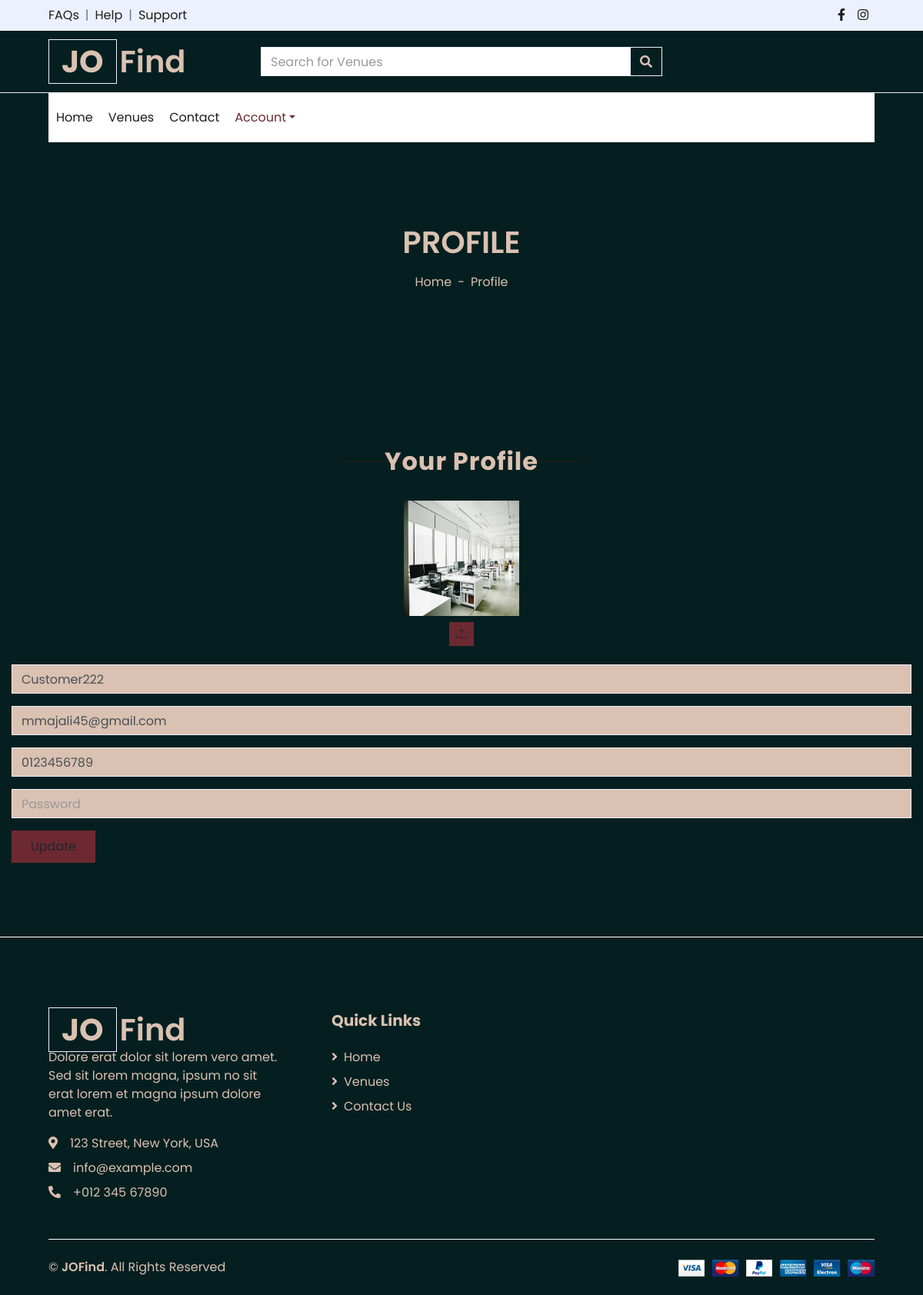
/Site/Profile.php (signed in), run on the app's committed database.
### tables this page shows
CREATE TABLE `users` (
  `id` int(11) NOT NULL,
  `type_id` int(11) NOT NULL,
  `name` varchar(250) NOT NULL,
  `email` varchar(250) NOT NULL,
  `password` varchar(250) NOT NULL,
  `phone` varchar(250) NOT NULL,
  `image` varchar(250) DEFAULT NULL,
  `active` int(11) NOT NULL DEFAULT 1,
  `created_at` timestamp NOT NULL DEFAULT current_timestamp()
);

### Site/Profile.php (the view, shortened to what this page needs)
<?php
include "../Connect.php";
$C_ID = $_SESSION['C_Log'];
if ($C_ID) {
    $sql1 = mysqli_query($con, "select * from users where id='$C_ID'");
    $row1 = mysqli_fetch_array($sql1);
    $name = $row1['name'];
    $email = $row1['email'];
    $phone = $row1['phone'];
    $phone = $row1['phone'];
    $image = $row1['image'];
}
?>
<!DOCTYPE html>
<html lang="en">
<head>
    <link href="https://cdnjs.cloudflare.com/ajax/libs/font-awesome/5.10.0/css/all.min.css" rel="stylesheet">
    <link href="lib/owlcarousel/assets/owl.carousel.min.css" rel="stylesheet">
    <link
      href="../assets/vendor/bootstrap-icons/bootstrap-icons.css"
      rel="stylesheet"
    />
    <link href="css/style.css" rel="stylesheet">
</head>
<body style="background-color: #051F20 !important;">
    <div class="container-fluid">
        <div class="row bg-secondary py-2 px-xl-5">
            <div class="col-lg-6 d-none d-lg-block">
                <div class="d-inline-flex align-items-center">
                    <a class="text-dark" href="">FAQs</a>
                    <span class="text-muted px-2">|</span>
                    <a class="text-dark" href="">Help</a>
                    <span class="text-muted px-2">|</span>
                    <a class="text-dark" href="">Support</a>
                </div>
            </div>
            <div class="col-lg-6 text-center text-lg-right">
                <div class="d-inline-flex align-items-center">
                    <a class="text-dark px-2" href="">
                        <i class="fab fa-facebook-f"></i>
                    </a>
                    <a class="text-dark px-2" href="">
                        <i class="fab fa-instagram"></i>
                    </a>
                </div>
            </div>
        </div>
        <div class="row align-items-center py-3 px-xl-5">
            <div class="col-lg-3 d-none d-lg-block">
            <a href="./index.php" class="text-decoration-none">
                    <h1 style="color: #DAC1B1 !important;" class="m-0 display-5 font-weight-semi-bold"><span class="text-primary font-weight-bold border px-3 mr-1">JO</span>Find</h1>
                </a>
            </div>
            <div class="col-lg-6 col-6 text-left">
                <form action="./Venues.php" method="POST">
                    <div class="input-group">
                        <input type="text" name="venue" class="form-control" placeholder="Search for Venues">
                        <div class="input-group-append">
                            <button type="Submit" name="Submit" class="input-group-text bg-transparent text-primary">
                                <i class="fa fa-search"></i>
                            </button>
                        </div>
                    </div>
                </form>
            </div>
        </div>
    </div>
    <div class="container-fluid">
        <div class="row border-top px-xl-5">
            <div class="col-lg-12">
                <nav class="navbar navbar-expand-lg bg-light navbar-light py-3 py-lg-0 px-0">
                    <div class="collapse navbar-collapse justify-content-between" id="navbarCollapse">
                        <div class="navbar-nav mr-auto py-0">
                        <a href="index.php" class="nav-item nav-link ">Home</a>
                            <a href="Venues.php" class="nav-item nav-link ">Venues</a>
                            <a href="contact.php" class="nav-item nav-link ">Contact</a>
                            <?php
if ($C_ID) {?>
                            <div class="nav-item dropdown">
                                <a href="#" class="nav-link dropdown-toggle active" data-toggle="dropdown">Account</a>
                            </div>
                            <?php }
?>
                        </div>
                    </div>
                </nav>
            </div>
        </div>
    </div>
    <div style="background-color: #051F20 !important;" class="container-fluid bg-secondary mb-5">
        <div class="d-flex flex-column align-items-center justify-content-center" style="min-height: 300px">
            <h1 style="color: #DAC1B1 !important;" class="font-weight-semi-bold text-uppercase mb-3">Profile</h1>
            <div class="d-inline-flex">
                <p style="color: #DAC1B1 !important;" class="m-0"><a style="color: #DAC1B1 !important;" href="">Home</a></p>
                <p style="color: #DAC1B1 !important;" class="m-0 px-2">-</p>
                <p style="color: #DAC1B1 !important;" class="m-0">Profile</p>
            </div>
        </div>
    </div>
    <div class="container-fluid pt-5">
        <div class="text-center mb-4">
            <h2 style="color: #DAC1B1 !important;" class="section-title px-5"><span style="background: none;" class="px-2">Your Profile</span></h2>
        </div>
        <div class="row px-xl-12">
            <div class="col-lg-12 mb-5">
                <div class="contact-form">
                    <form method="POST" action="Profile.php" novalidate="novalidate" enctype="multipart/form-data">
                    <div class="row mb-3 text-center" >
  <div class="col-md-12 col-lg-12">
    <img src="<?php echo $image ?? "https://encrypted-tbn0.gstatic.com/images?q=tbn:ANd9GcS5jifLXKb2qo_5aXh54USNlvxI34oPpG3zTw&s" ?>" alt="Profile" id="profileImage" width="150px" height="150px">
    <div class="pt-2">
        <label for="newImage" class="btn btn-primary btn-sm" title="Upload new profile image"><i class="bi bi-upload"></i></label>
    </div>
  </div>
</div>
                        <div class="control-group">
                            <input style="background-color: #DAC1B1 !important;" type="text" class="form-control" id="name" name="name" value="<?php echo $name ?>" placeholder="Your Name"
                                required="required" data-validation-required-message="Please enter your name" />
                        </div>
                        <div class="control-group">
                            <input style="background-color: #DAC1B1 !important;" type="email" name="email" class="form-control" id="email" value="<?php echo $email ?>" placeholder="Your Email"
                                required="required" data-validation-required-message="Please enter your email" />
                        </div>
                        <div class="control-group">
                            <input style="background-color: #DAC1B1 !important;" type="text" class="form-control" name="phone" value="<?php echo $phone ?>" id="subject" placeholder="Subject"
                                required="required" data-validation-required-message="Please enter a subject" />
                        </div>
                        <div class="control-group">
                            <input style="background-color: #DAC1B1 !important;" type="password" class="form-control" name="password" id="password" placeholder="Password" />
                        </div>
                        <div>
                            <button class="btn btn-primary py-2 px-4" name="Submit" type="submit" id="sendMessageButton">Update</button>
                        </div>
                    </form>
                </div>
            </div>
        </div>
    </div>
    <?php require './Footer.php'?>
</body>
</html>

### data on the page
users: image (picture), name "Customer222", email "mmajali45@gmail.com", phone "0123456789"
